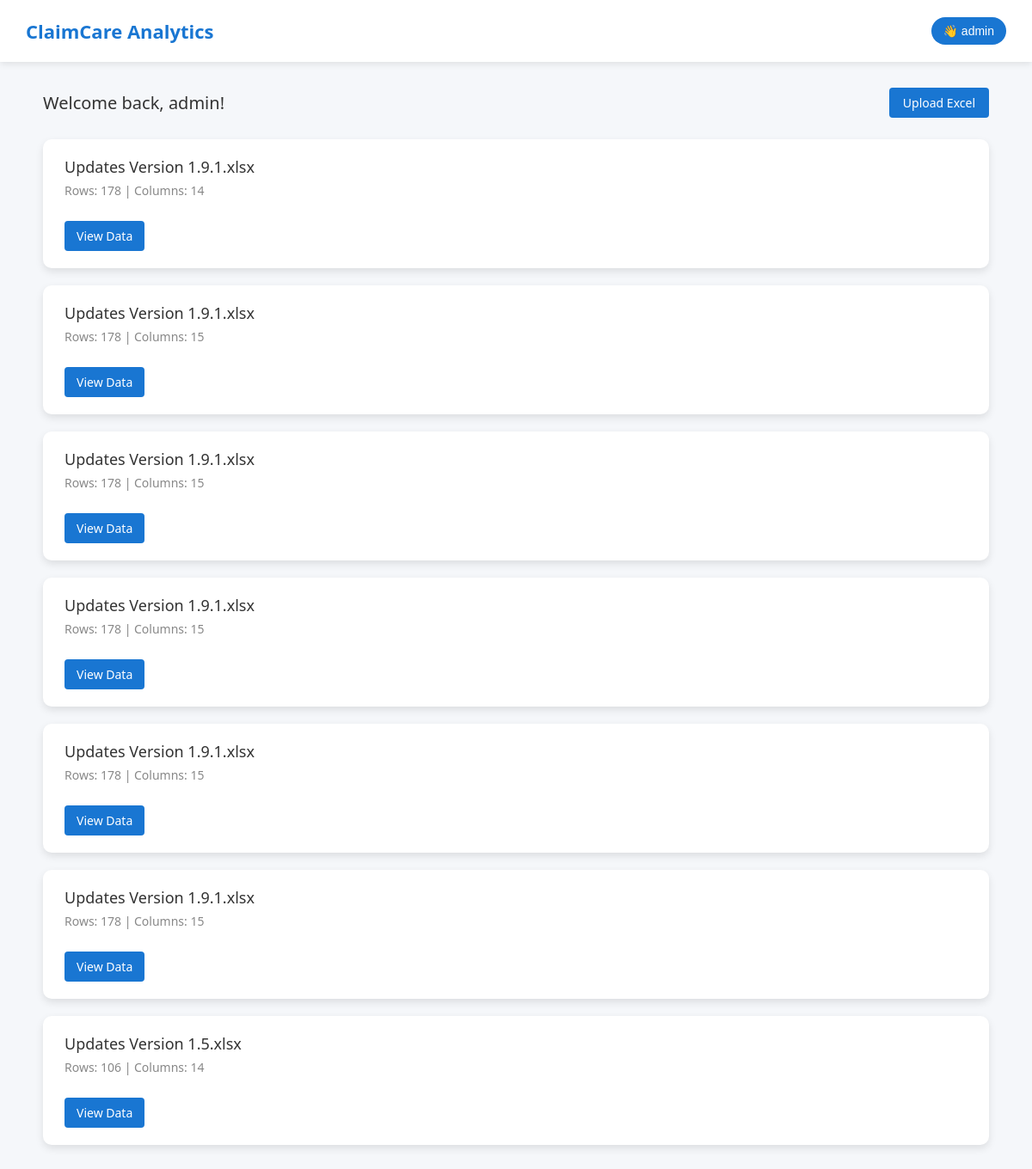
Page / (signed in) on the earlier database version.
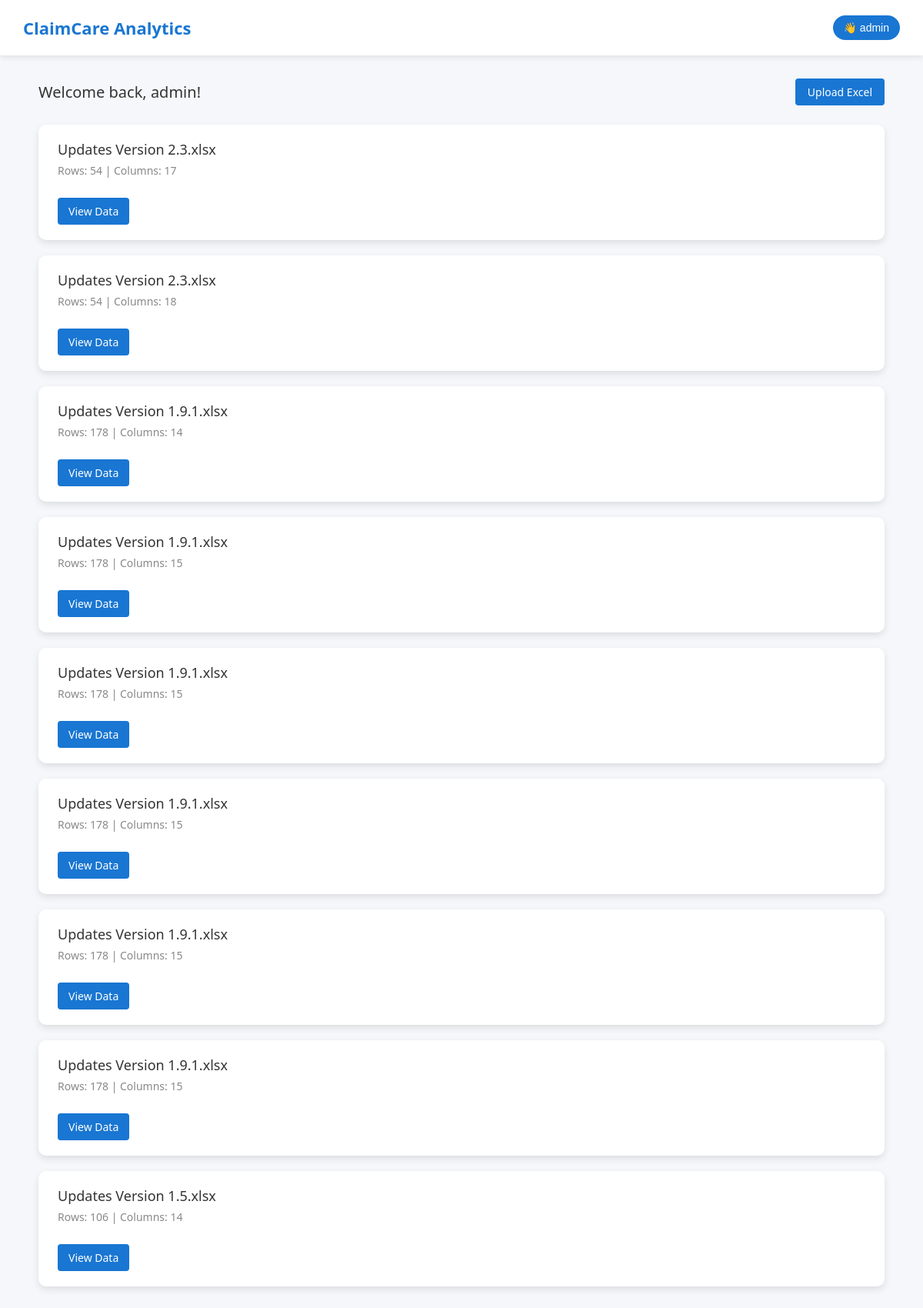
Same page on the later database version.
### rcm_app/models.py (models this page shows, shortened)
class ExcelUpload(models.Model):
    uploaded_at = models.DateTimeField(auto_now_add=True)
    file_name = models.CharField(max_length=255)
    row_count = models.PositiveIntegerField()
    columns = models.JSONField()

### rcm_app/views.py (the view)
# urls.py: 2. Add a URL to urlpatterns:  path('', views.home, name='home')
@login_required
def home(request):
    uploads = ExcelUpload.objects.all().order_by('-uploaded_at')
    return render(request, 'home.html', {'uploads': uploads})

### templates/home.html (shortened to what this page needs)
<!DOCTYPE html>
<html lang="en">
<head>
</head>
<body>
<header>
  <div class="logo">ClaimCare Analytics</div>
  <div class="user-area">
    <button class="user-name" onclick="toggleDropdown()">
      👋 {{ request.user.first_name|default:request.user.username }}
    </button>
  </div>
</header>
<div class="container">
  <div class="greeting-area">
    <div class="greeting">Welcome back, {{ request.user.first_name|default:request.user.username }}!</div>
    <a href="{% url 'rcm_app:upload_excel' %}" class="upload-btn">Upload Excel</a>
  </div>
  {% if uploads %}
    {% for upload in uploads %}
      <div class="card">
        <p class="card-title">{{ upload.file_name }}</p>
        <p class="card-meta">Rows: {{ upload.row_count }} | Columns: {{ upload.columns|length }}</p>
        <a href="{% url 'rcm_app:view_data' upload.id %}" class="btn">View Data</a>
      </div>
    {% endfor %}
  {% else %}
    <div class="empty-state">
      <p>No files uploaded yet.</p>
      <a href="{% url 'rcm_app:upload_excel' %}" class="btn">Upload Your First File</a>
    </div>
  {% endif %}
</div>
</body>
</html>

Differences in the rows shown:
added ExcelUpload: file_name "Updates Version 2.3.xlsx", row_count "54", columns|length "17"
added ExcelUpload: file_name "Updates Version 2.3.xlsx", row_count "54", columns|length "18"
